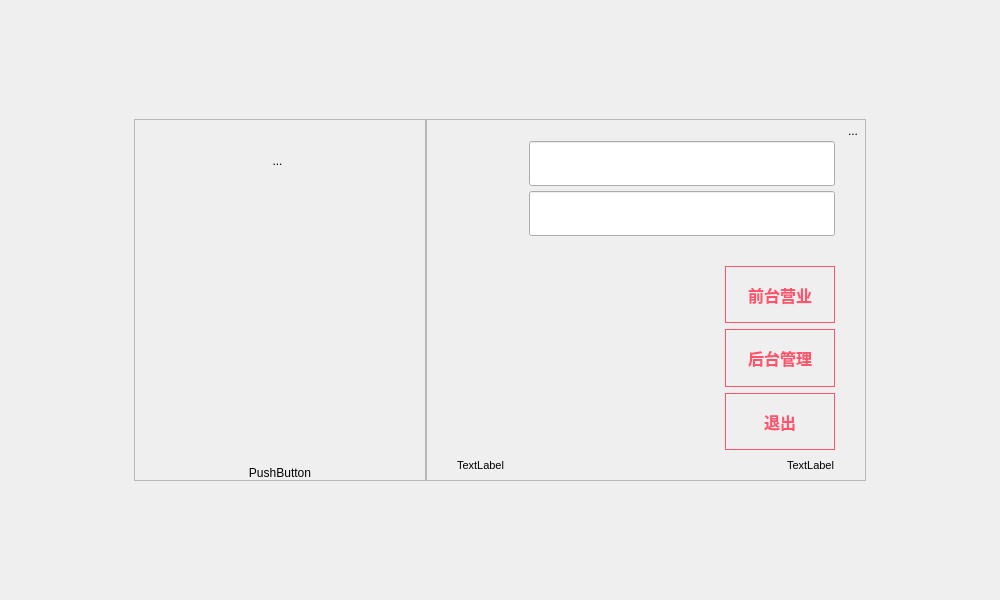
<?xml version="1.0" encoding="UTF-8"?>
<ui version="4.0">
 <class>login_Dialog</class>
 <widget class="QDialog" name="login_Dialog">
  <property name="geometry">
   <rect>
    <x>0</x>
    <y>0</y>
    <width>1000</width>
    <height>600</height>
   </rect>
  </property>
  <property name="windowTitle">
   <string>Dialog</string>
  </property>
  <property name="styleSheet">
   <string notr="true"/>
  </property>
  <layout class="QGridLayout" name="gridLayout_2">
   <item row="0" column="1">
    <spacer name="verticalSpacer_2">
     <property name="orientation">
      <enum>Qt::Vertical</enum>
     </property>
     <property name="sizeType">
      <enum>QSizePolicy::Expanding</enum>
     </property>
     <property name="sizeHint" stdset="0">
      <size>
       <width>20</width>
       <height>87</height>
      </size>
     </property>
    </spacer>
   </item>
   <item row="1" column="0">
    <spacer name="horizontalSpacer_3">
     <property name="orientation">
      <enum>Qt::Horizontal</enum>
     </property>
     <property name="sizeType">
      <enum>QSizePolicy::Expanding</enum>
     </property>
     <property name="sizeHint" stdset="0">
      <size>
       <width>22</width>
       <height>20</height>
      </size>
     </property>
    </spacer>
   </item>
   <item row="1" column="1">
    <widget class="QWidget" name="widget_3" native="true">
     <property name="minimumSize">
      <size>
       <width>750</width>
       <height>380</height>
      </size>
     </property>
     <property name="maximumSize">
      <size>
       <width>750</width>
       <height>380</height>
      </size>
     </property>
     <layout class="QHBoxLayout" name="horizontalLayout_4" stretch="3,4">
      <property name="spacing">
       <number>0</number>
      </property>
      <item>
       <widget class="lds_roundeddialog_title_frame" name="frame_login_left">
        <property name="minimumSize">
         <size>
          <width>280</width>
          <height>0</height>
         </size>
        </property>
        <property name="styleSheet">
         <string notr="true"/>
        </property>
        <property name="frameShape">
         <enum>QFrame::StyledPanel</enum>
        </property>
        <property name="frameShadow">
         <enum>QFrame::Raised</enum>
        </property>
        <layout class="QGridLayout" name="gridLayout_3">
         <property name="leftMargin">
          <number>0</number>
         </property>
         <property name="topMargin">
          <number>0</number>
         </property>
         <property name="rightMargin">
          <number>0</number>
         </property>
         <property name="bottomMargin">
          <number>0</number>
         </property>
         <item row="0" column="1" colspan="2">
          <spacer name="verticalSpacer_4">
           <property name="orientation">
            <enum>Qt::Vertical</enum>
           </property>
           <property name="sizeType">
            <enum>QSizePolicy::Minimum</enum>
           </property>
           <property name="sizeHint" stdset="0">
            <size>
             <width>128</width>
             <height>30</height>
            </size>
           </property>
          </spacer>
         </item>
         <item row="1" column="0">
          <spacer name="horizontalSpacer_5">
           <property name="orientation">
            <enum>Qt::Horizontal</enum>
           </property>
           <property name="sizeHint" stdset="0">
            <size>
             <width>79</width>
             <height>20</height>
            </size>
           </property>
          </spacer>
         </item>
         <item row="1" column="1" colspan="2">
          <widget class="QWidget" name="widget_4" native="true">
           <property name="minimumSize">
            <size>
             <width>123</width>
             <height>0</height>
            </size>
           </property>
           <property name="maximumSize">
            <size>
             <width>123</width>
             <height>16777215</height>
            </size>
           </property>
           <property name="styleSheet">
            <string notr="true"/>
           </property>
           <layout class="QVBoxLayout" name="verticalLayout_4" stretch="0,1">
            <property name="spacing">
             <number>0</number>
            </property>
            <property name="leftMargin">
             <number>0</number>
            </property>
            <property name="topMargin">
             <number>0</number>
            </property>
            <property name="rightMargin">
             <number>0</number>
            </property>
            <property name="bottomMargin">
             <number>0</number>
            </property>
            <item>
             <widget class="QToolButton" name="toolButton_logo">
              <property name="sizePolicy">
               <sizepolicy hsizetype="Expanding" vsizetype="Fixed">
                <horstretch>0</horstretch>
                <verstretch>0</verstretch>
               </sizepolicy>
              </property>
              <property name="focusPolicy">
               <enum>Qt::NoFocus</enum>
              </property>
              <property name="text">
               <string>...</string>
              </property>
              <property name="iconSize">
               <size>
                <width>74</width>
                <height>74</height>
               </size>
              </property>
              <property name="autoRaise">
               <bool>true</bool>
              </property>
             </widget>
            </item>
            <item>
             <widget class="QPushButton" name="pushButton_cp_SoftPos">
              <property name="sizePolicy">
               <sizepolicy hsizetype="Minimum" vsizetype="Expanding">
                <horstretch>0</horstretch>
                <verstretch>0</verstretch>
               </sizepolicy>
              </property>
              <property name="text">
               <string/>
              </property>
              <property name="autoDefault">
               <bool>false</bool>
              </property>
              <property name="flat">
               <bool>true</bool>
              </property>
             </widget>
            </item>
           </layout>
          </widget>
         </item>
         <item row="1" column="3">
          <spacer name="horizontalSpacer_2">
           <property name="orientation">
            <enum>Qt::Horizontal</enum>
           </property>
           <property name="sizeHint" stdset="0">
            <size>
             <width>78</width>
             <height>20</height>
            </size>
           </property>
          </spacer>
         </item>
         <item row="2" column="0" colspan="4">
          <widget class="QPushButton" name="pushButton_can_update">
           <property name="styleSheet">
            <string notr="true">border:0px;</string>
           </property>
           <property name="text">
            <string>PushButton</string>
           </property>
           <property name="flat">
            <bool>true</bool>
           </property>
          </widget>
         </item>
        </layout>
       </widget>
      </item>
      <item>
       <widget class="QFrame" name="frame_login_main">
        <property name="minimumSize">
         <size>
          <width>440</width>
          <height>0</height>
         </size>
        </property>
        <property name="styleSheet">
         <string notr="true">QLineEdit{
border-image: url(:image/login_lineedit_background.png);
font-size:15pt;
color:black;
}</string>
        </property>
        <property name="frameShape">
         <enum>QFrame::StyledPanel</enum>
        </property>
        <property name="frameShadow">
         <enum>QFrame::Raised</enum>
        </property>
        <layout class="QVBoxLayout" name="verticalLayout_3">
         <property name="spacing">
          <number>0</number>
         </property>
         <property name="leftMargin">
          <number>0</number>
         </property>
         <property name="topMargin">
          <number>0</number>
         </property>
         <property name="rightMargin">
          <number>0</number>
         </property>
         <property name="bottomMargin">
          <number>0</number>
         </property>
         <item>
          <layout class="QHBoxLayout" name="horizontalLayout_2">
           <item>
            <spacer name="horizontalSpacer">
             <property name="orientation">
              <enum>Qt::Horizontal</enum>
             </property>
             <property name="sizeHint" stdset="0">
              <size>
               <width>40</width>
               <height>20</height>
              </size>
             </property>
            </spacer>
           </item>
           <item>
            <widget class="QToolButton" name="toolButton_dbset">
             <property name="focusPolicy">
              <enum>Qt::NoFocus</enum>
             </property>
             <property name="text">
              <string>...</string>
             </property>
             <property name="autoRaise">
              <bool>true</bool>
             </property>
            </widget>
           </item>
          </layout>
         </item>
         <item>
          <layout class="QVBoxLayout" name="verticalLayout_2">
           <property name="leftMargin">
            <number>30</number>
           </property>
           <property name="rightMargin">
            <number>30</number>
           </property>
           <item>
            <layout class="QGridLayout" name="gridLayout">
             <property name="leftMargin">
              <number>2</number>
             </property>
             <property name="rightMargin">
              <number>0</number>
             </property>
             <property name="horizontalSpacing">
              <number>2</number>
             </property>
             <property name="verticalSpacing">
              <number>5</number>
             </property>
             <item row="0" column="0">
              <widget class="QLabel" name="label">
               <property name="minimumSize">
                <size>
                 <width>68</width>
                 <height>45</height>
                </size>
               </property>
               <property name="maximumSize">
                <size>
                 <width>66</width>
                 <height>45</height>
                </size>
               </property>
               <property name="text">
                <string/>
               </property>
               <property name="pixmap">
                <pixmap resource="../res.qrc">:/image/4.png</pixmap>
               </property>
              </widget>
             </item>
             <item row="0" column="1">
              <widget class="QLineEdit" name="lineEdit_usr">
               <property name="minimumSize">
                <size>
                 <width>0</width>
                 <height>45</height>
                </size>
               </property>
               <property name="maximumSize">
                <size>
                 <width>16777215</width>
                 <height>45</height>
                </size>
               </property>
              </widget>
             </item>
             <item row="1" column="1">
              <widget class="QLineEdit" name="lineEdit_pwd">
               <property name="minimumSize">
                <size>
                 <width>0</width>
                 <height>45</height>
                </size>
               </property>
               <property name="maximumSize">
                <size>
                 <width>16777215</width>
                 <height>45</height>
                </size>
               </property>
               <property name="echoMode">
                <enum>QLineEdit::Password</enum>
               </property>
              </widget>
             </item>
             <item row="1" column="0">
              <widget class="QLabel" name="label_2">
               <property name="minimumSize">
                <size>
                 <width>68</width>
                 <height>45</height>
                </size>
               </property>
               <property name="maximumSize">
                <size>
                 <width>68</width>
                 <height>45</height>
                </size>
               </property>
               <property name="text">
                <string/>
               </property>
               <property name="pixmap">
                <pixmap resource="../res.qrc">:/image/5.png</pixmap>
               </property>
              </widget>
             </item>
            </layout>
           </item>
           <item>
            <layout class="QHBoxLayout" name="horizontalLayout" stretch="4,1">
             <property name="spacing">
              <number>30</number>
             </property>
             <property name="leftMargin">
              <number>0</number>
             </property>
             <property name="topMargin">
              <number>30</number>
             </property>
             <item>
              <widget class="public_key_Form" name="widget" native="true"/>
             </item>
             <item>
              <widget class="QWidget" name="widget_2" native="true">
               <property name="minimumSize">
                <size>
                 <width>110</width>
                 <height>0</height>
                </size>
               </property>
               <property name="styleSheet">
                <string notr="true">QPushButton{
color:#ff546b;
font-size:12pt;
font-weight:bold;
border:1px solid #ff546b;
}
QPushButton:pressed{
border:1px solid #ff546b;
background-color: rgba(255, 84, 107, 100);
}</string>
               </property>
               <layout class="QVBoxLayout" name="verticalLayout">
                <property name="leftMargin">
                 <number>0</number>
                </property>
                <property name="topMargin">
                 <number>0</number>
                </property>
                <property name="rightMargin">
                 <number>0</number>
                </property>
                <property name="bottomMargin">
                 <number>0</number>
                </property>
                <item>
                 <widget class="lds_pushbutton_wrap" name="pushButton_pre">
                  <property name="sizePolicy">
                   <sizepolicy hsizetype="Expanding" vsizetype="Expanding">
                    <horstretch>0</horstretch>
                    <verstretch>0</verstretch>
                   </sizepolicy>
                  </property>
                  <property name="focusPolicy">
                   <enum>Qt::NoFocus</enum>
                  </property>
                  <property name="text">
                   <string>前台营业</string>
                  </property>
                 </widget>
                </item>
                <item>
                 <widget class="lds_pushbutton_wrap" name="pushButton_back">
                  <property name="sizePolicy">
                   <sizepolicy hsizetype="Expanding" vsizetype="Expanding">
                    <horstretch>0</horstretch>
                    <verstretch>0</verstretch>
                   </sizepolicy>
                  </property>
                  <property name="focusPolicy">
                   <enum>Qt::NoFocus</enum>
                  </property>
                  <property name="text">
                   <string>后台管理</string>
                  </property>
                 </widget>
                </item>
                <item>
                 <widget class="lds_pushbutton_wrap" name="pushButton_close">
                  <property name="sizePolicy">
                   <sizepolicy hsizetype="Expanding" vsizetype="Expanding">
                    <horstretch>0</horstretch>
                    <verstretch>0</verstretch>
                   </sizepolicy>
                  </property>
                  <property name="focusPolicy">
                   <enum>Qt::NoFocus</enum>
                  </property>
                  <property name="text">
                   <string>退出</string>
                  </property>
                 </widget>
                </item>
               </layout>
              </widget>
             </item>
            </layout>
           </item>
           <item>
            <layout class="QHBoxLayout" name="horizontalLayout_5">
             <item>
              <widget class="QLabel" name="label_info">
               <property name="minimumSize">
                <size>
                 <width>0</width>
                 <height>30</height>
                </size>
               </property>
               <property name="styleSheet">
                <string notr="true">font-size:8pt;</string>
               </property>
               <property name="text">
                <string>TextLabel</string>
               </property>
              </widget>
             </item>
             <item>
              <spacer name="horizontalSpacer_6">
               <property name="orientation">
                <enum>Qt::Horizontal</enum>
               </property>
               <property name="sizeHint" stdset="0">
                <size>
                 <width>40</width>
                 <height>20</height>
                </size>
               </property>
              </spacer>
             </item>
             <item>
              <widget class="QLabel" name="label_version">
               <property name="styleSheet">
                <string notr="true">font-size:8pt;</string>
               </property>
               <property name="text">
                <string>TextLabel</string>
               </property>
              </widget>
             </item>
            </layout>
           </item>
          </layout>
         </item>
        </layout>
       </widget>
      </item>
     </layout>
    </widget>
   </item>
   <item row="1" column="2">
    <spacer name="horizontalSpacer_4">
     <property name="orientation">
      <enum>Qt::Horizontal</enum>
     </property>
     <property name="sizeType">
      <enum>QSizePolicy::Expanding</enum>
     </property>
     <property name="sizeHint" stdset="0">
      <size>
       <width>22</width>
       <height>20</height>
      </size>
     </property>
    </spacer>
   </item>
   <item row="2" column="1">
    <spacer name="verticalSpacer_3">
     <property name="orientation">
      <enum>Qt::Vertical</enum>
     </property>
     <property name="sizeType">
      <enum>QSizePolicy::Expanding</enum>
     </property>
     <property name="sizeHint" stdset="0">
      <size>
       <width>20</width>
       <height>87</height>
      </size>
     </property>
    </spacer>
   </item>
  </layout>
 </widget>
 <customwidgets>
  <customwidget>
   <class>lds_roundeddialog_title_frame</class>
   <extends>QFrame</extends>
   <header>lds_roundeddialog_title_frame.h</header>
   <container>1</container>
  </customwidget>
  <customwidget>
   <class>lds_pushbutton_wrap</class>
   <extends>QPushButton</extends>
   <header>lds_pushbutton_wrap.h</header>
  </customwidget>
  <customwidget>
   <class>public_key_Form</class>
   <extends>QWidget</extends>
   <header>public_key_form.h</header>
   <container>1</container>
  </customwidget>
 </customwidgets>
 <resources>
  <include location="../res.qrc"/>
 </resources>
 <connections/>
</ui>
